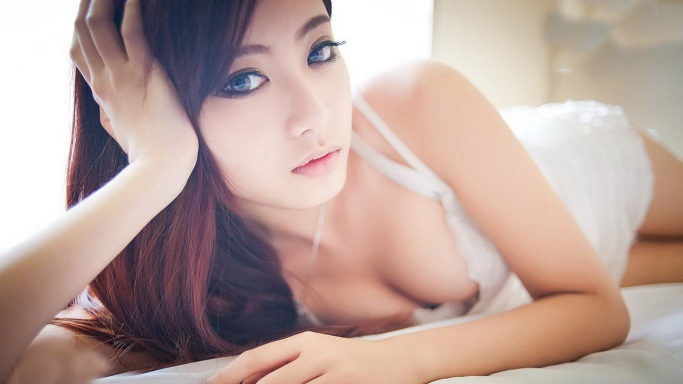
#> input picture timg.jpeg, 1366 x 768 px (shown at 1/2 size)
$ python test_pil.py
#> lines starting #> are read from the running program, lines starting #| are printed output that depends on the picture
# !/usr/bin/python3
# -*- coding: utf-8 -*-

from PIL import Image
import os
import copy

# 打开图片，是PIL格式的图片
pil_im = Image.open('./timg.jpeg')
#> pil_im is the input picture: PIL image 1366x768 RGB; mean R, G, B 185.9, 162.5, 156
print(pil_im)
#| <PIL.JpegImagePlugin.JpegImageFile image mode=RGB size=1366x768 at 0x7FFAF3326D90>

# PIL图片转灰度PIL图像
pil_hd = pil_im.convert('L')
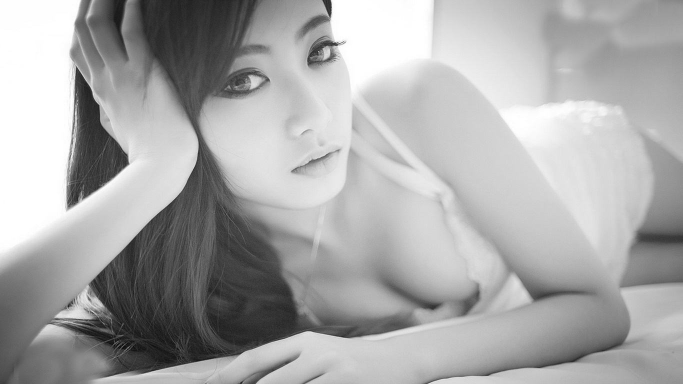
#> pil_hd: PIL image 1366x768 L (shown at 1/2 size); min 1, max 255, mean 168.8
print(pil_hd)
#| <PIL.Image.Image image mode=L size=1366x768 at 0x7FFAF225BC50>

out_file = os.path.join(os.path.curdir + '/new.png')
print(out_file)
# PIL图像持久化，根据文件名智能选择图片编码
pil_hd.save(out_file)

# PIL对象拷贝需要深拷贝
pil_sl = copy.deepcopy(pil_im)
# 从PIL转换为PIL缩略图
pil_sl.thumbnail((128, 128))
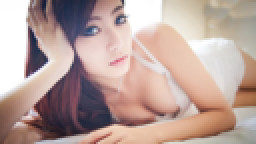
#> pil_sl: PIL image 128x72 RGB (shown 2 times larger); mean R, G, B 185.8, 162.5, 155.9

# PIL生成裁剪区域
box = (400, 400, 800, 800)
pil_reg = pil_im.crop(box)
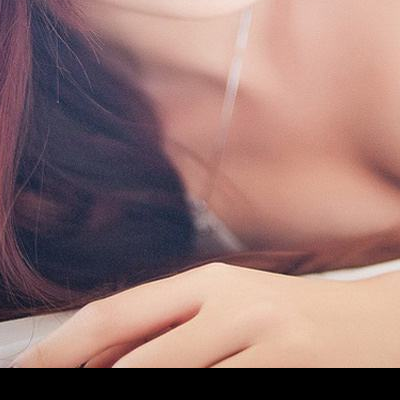
#> pil_reg: PIL image 400x400 RGB; mean R, G, B 147.6, 116.3, 113.2

# PIL变换尺寸
pil_rs = pil_im.resize((800, 500))
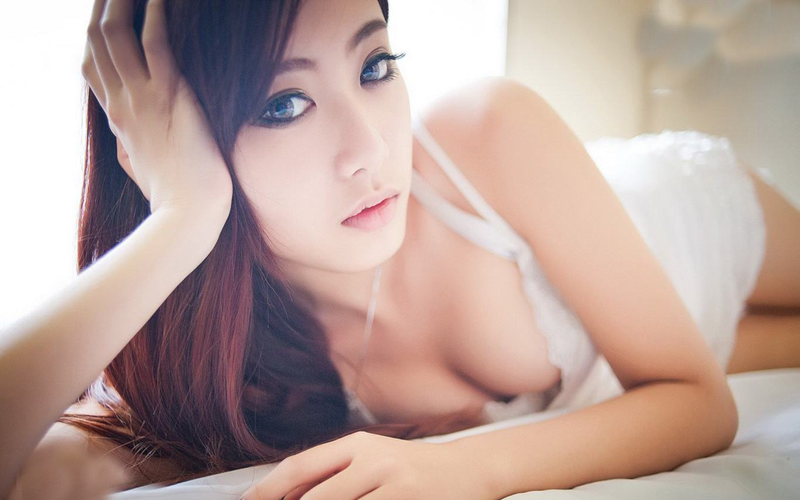
#> pil_rs: PIL image 800x500 RGB; mean R, G, B 185.9, 162.5, 156

# PIL旋转
pil_rot = pil_im.rotate((45))
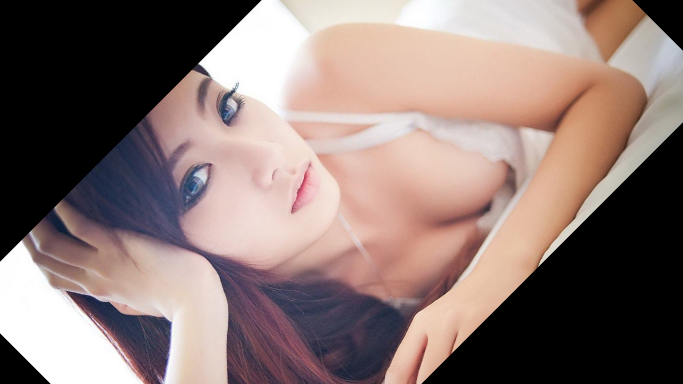
#> pil_rot: PIL image 1366x768 RGB (shown at 1/2 size); mean R, G, B 138.1, 119.4, 115.2


pil_rot.show()
